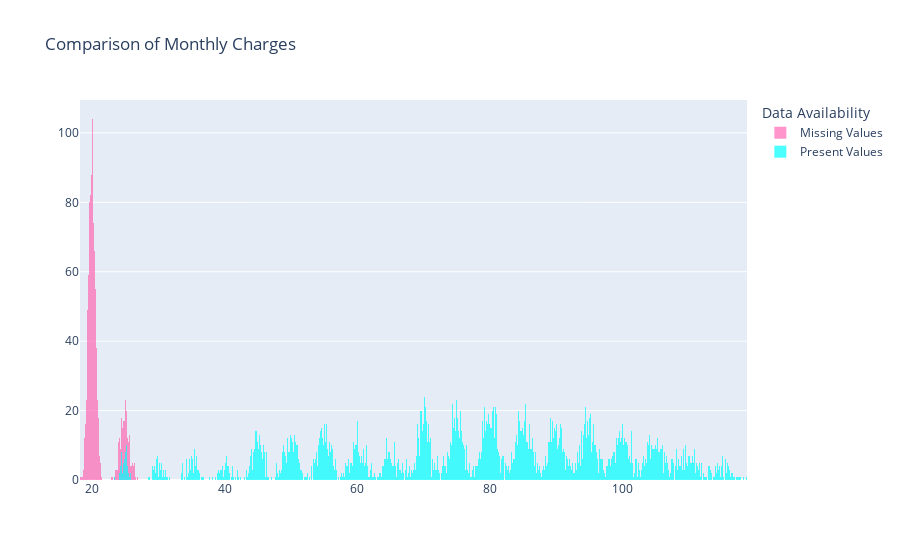

Source (notebook cell):
### Code cell
# Show histogram
histogram_comparison(maj_missing, present)

### Figure 1 — Plotly figure (JSON) as saved in the notebook; plotly's stock layout.template omitted (floating-point values rounded to 4 significant figures; data arrays with more than 128 entries replaced by an {"elided": "..."} marker saying what was removed)
{"data": [{"marker": {"color": "hotpink"}, "name": "Missing Values", "nbinsx": 123, "opacity": 0.7, "type": "histogram", "x": {"elided": "1526 float values"}}, {"marker": {"color": "aqua"}, "name": "Present Values", "nbinsx": 1494, "opacity": 0.7, "type": "histogram", "x": {"elided": "5517 float values"}}], "layout": {"barmode": "overlay", "legend": {"title": {"text": "Data Availability"}}, "title": {"text": "Comparison of Monthly Charges"}}}
